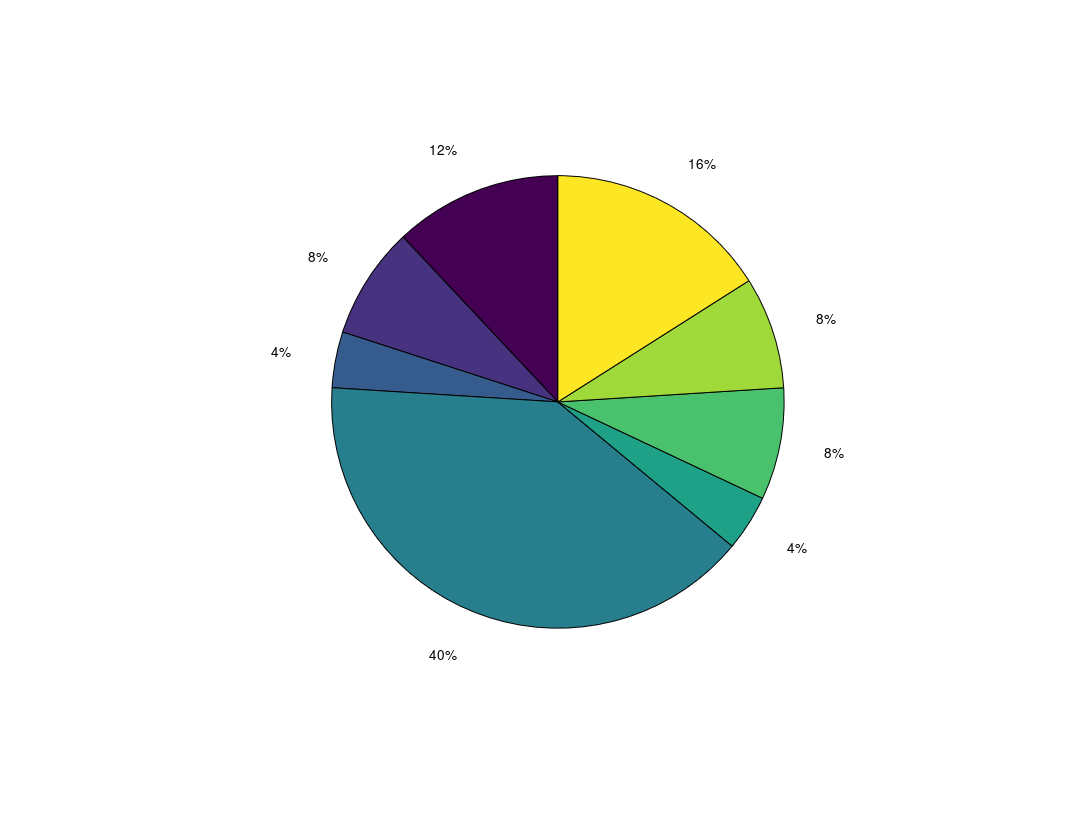

The MATLAB script that drew this image:
x = [.12,.08,.04,.4,.04,.08,.08,.16]*8
h1=figure('Color',[1,1,1]);
fullscreen = get(0,'ScreenSize');
set(h1,'Position',[0 0 fullscreen(3) fullscreen(4)])
set(h1,'PaperOrientation','landscape');
set(h1,'PaperUnits','normalized');
set(h1,'PaperPosition', [0 0 1 1]);

pie(x)

figure1 = 'RawFigs/STBDemoPie';
print(h1,'-depsc2',figure1); 